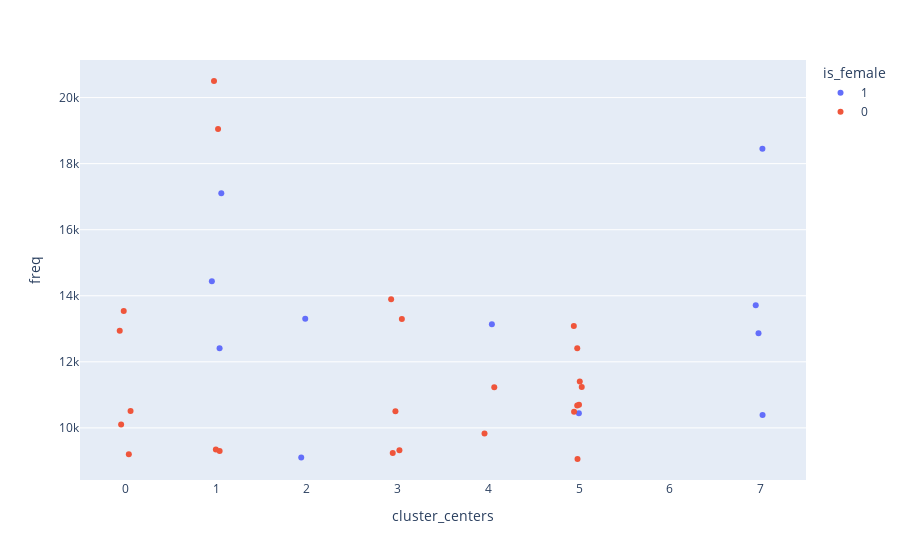

Here is the notebook cell this chart was saved with:
### Code cell
freq_cutoff = 9000
fig = px.strip(data_frame=USA_2019[USA_2019.freq>freq_cutoff], x="cluster_centers", y="freq", color="is_female",
                hover_data=["name", "freq"], stripmode="overlay")

fig.show()

### Figure 1 — Plotly figure (JSON) as saved in the notebook; plotly's stock layout.template omitted (floating-point values rounded to 4 significant figures)
{"data": [{"alignmentgroup": "True", "boxpoints": "all", "customdata": [["Abigail"], ["Amelia"], ["Ava"], ["Charlotte"], ["Emma"], ["Evelyn"], ["Harper"], ["Isabella"], ["Mia"], ["Olivia"], ["Sophia"]], "fillcolor": "rgba(255,255,255,0)", "hoveron": "points", "hovertemplate": "is_female=1<br>cluster_centers=%{x}<br>freq=%{y}<br>name=%{customdata[0]}<extra></extra>", "legendgroup": "1", "line": {"color": "rgba(255,255,255,0)"}, "marker": {"color": "#636efa"}, "name": "1", "offsetgroup": "1", "orientation": "v", "pointpos": 0, "showlegend": true, "type": "box", "x": [2, 7, 1, 4, 1, 7, 5, 2, 1, 7, 7], "x0": " ", "xaxis": "x", "y": [9106, 12862, 14440, 13138, 17102, 10392, 10442, 13306, 12414, 18451, 13714], "y0": " ", "yaxis": "y"}, {"alignmentgroup": "True", "boxpoints": "all", "customdata": [["Aiden"], ["Alexander"], ["Benjamin"], ["Daniel"], ["Elijah"], ["Ethan"], ["Henry"], ["Jack"], ["Jackson"], ["Jacob"], ["James"], ["Joseph"], ["Liam"], ["Logan"], ["Lucas"], ["Mason"], ["Matthew"], ["Michael"], ["Noah"], ["Oliver"], ["Owen"], ["Samuel"], ["Sebastian"], ["William"]], "fillcolor": "rgba(255,255,255,0)", "hoveron": "points", "hovertemplate": "is_female=0<br>cluster_centers=%{x}<br>freq=%{y}<br>name=%{customdata[0]}<extra></extra>", "legendgroup": "0", "line": {"color": "rgba(255,255,255,0)"}, "marker": {"color": "#EF553B"}, "name": "0", "offsetgroup": "0", "orientation": "v", "pointpos": 0, "showlegend": true, "type": "box", "x": [3, 4, 0, 3, 3, 5, 5, 1, 0, 5, 5, 5, 1, 5, 5, 5, 0, 0, 1, 3, 1, 3, 4, 0], "x0": " ", "xaxis": "x", "y": [9326, 11230, 12942, 10504, 13300, 11241, 10704, 9349, 10102, 10679, 13087, 9058, 20502, 10490, 12412, 11408, 9199, 10514, 19048, 13891, 9302, 9237, 9828, 13542], "y0": " ", "yaxis": "y"}], "layout": {"boxmode": "overlay", "legend": {"title": {"text": "is_female"}, "tracegroupgap": 0}, "margin": {"t": 60}, "xaxis": {"anchor": "y", "domain": [0, 1], "title": {"text": "cluster_centers"}}, "yaxis": {"anchor": "x", "domain": [0, 1], "title": {"text": "freq"}}}}
